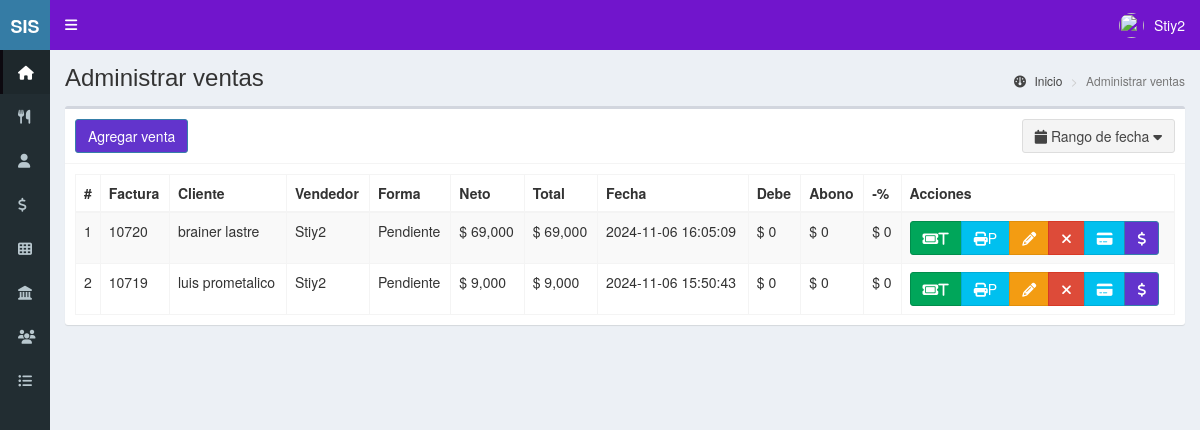
/ventas (signed in), run on the app's committed database.
### tables this page shows
CREATE TABLE `ventas` (
  `id` int(11) NOT NULL,
  `codigo` int(11) NOT NULL,
  `id_cliente` int(11) NOT NULL,
  `id_vendedor` int(11) NOT NULL,
  `productos` text NOT NULL,
  `impuesto` float NOT NULL,
  `neto` float NOT NULL,
  `total` float NOT NULL,
  `metodo_pago` text NOT NULL,
  `fecha` timestamp NOT NULL DEFAULT current_timestamp(),
  `saldo_pendiente` decimal(10,2) DEFAULT 0.00,
  `monto_abonado` decimal(10,2) DEFAULT 0.00,
  `descuento` int(50) DEFAULT NULL,
  `idmesa` int(50) DEFAULT NULL
);

CREATE TABLE `clientes` (
  `id` int(11) NOT NULL,
  `nombre` text NOT NULL,
  `documento` int(11) NOT NULL,
  `email` text NOT NULL,
  `telefono` text NOT NULL,
  `direccion` text NOT NULL,
  `fecha_nacimiento` date NOT NULL,
  `compras` int(11) NOT NULL,
  `ultima_compra` datetime NOT NULL,
  `fecha` timestamp NOT NULL DEFAULT current_timestamp() ON UPDATE current_timestamp()
);

CREATE TABLE `usuarios` (
  `id` int(11) NOT NULL,
  `nombre` text NOT NULL,
  `usuario` text NOT NULL,
  `password` text NOT NULL,
  `perfil` text NOT NULL,
  `foto` text NOT NULL,
  `estado` int(11) NOT NULL,
  `ultimo_login` datetime NOT NULL,
  `fecha` timestamp NOT NULL DEFAULT current_timestamp() ON UPDATE current_timestamp()
);

### controladores/plantilla.controlador.php (called while the page is built)
<?php
class ControladorPlantilla{
	static public function ctrPlantilla(){
		include "vistas/plantilla.php";
	}
}

### index.php (called while the page is built, shortened)
<?php
require_once "controladores/plantilla.controlador.php";
require_once "controladores/usuarios.controlador.php";
require_once "controladores/clientes.controlador.php";
require_once "controladores/ventas.controlador.php";
require_once "modelos/usuarios.modelo.php";
require_once "modelos/clientes.modelo.php";
require_once "modelos/ventas.modelo.php";
$plantilla = new ControladorPlantilla();
$plantilla->ctrPlantilla();

### controladores/ventas.controlador.php (called while the page is built, shortened)
<?php
class ControladorVentas{
	static public function ctrRangoFechasVentas($fechaInicial, $fechaFinal){
		$tabla = "ventas";
		$respuesta = ModeloVentas::mdlRangoFechasVentas($tabla, $fechaInicial, $fechaFinal);
		return $respuesta;
	}
}

### modelos/conexion.php (called while the page is built)
<?php
class Conexion{
	static public function conectar(){
		$link = new PDO("mysql:host=localhost;dbname=sis_restaurant",
			            "root",
			            "");
		$link->exec("set names utf8");
		return $link;
	}
}

### modelos/ventas.modelo.php (called while the page is built, shortened)
<?php
require_once "conexion.php";
class ModeloVentas{
	static public function mdlRangoFechasVentas($tabla, $fechaInicial, $fechaFinal){
		if($fechaInicial == null){
			$stmt = Conexion::conectar()->prepare("SELECT * FROM $tabla WHERE DATE(fecha) = CURRENT_DATE() ORDER BY id DESC");
			$stmt -> execute();
			return $stmt -> fetchAll();
		}else if($fechaInicial == $fechaFinal){
			$fechaInicial .= ' 00:00:01';
            $fechaFinal .= ' 23:59:59';
			$stmt = Conexion::conectar()->prepare("SELECT * FROM $tabla WHERE fecha BETWEEN :fechaInicial AND :fechaFinal");
			$stmt->bindParam(":fechaInicial", $fechaInicial, PDO::PARAM_STR);
			$stmt->bindParam(":fechaFinal", $fechaFinal, PDO::PARAM_STR);
			$stmt -> execute();
			return $stmt -> fetchAll();
		}
	}
}

### controladores/clientes.controlador.php (called while the page is built, shortened)
<?php
class ControladorClientes{
	static public function ctrMostrarClientes($item, $valor){
		$tabla = "clientes";
		$respuesta = ModeloClientes::mdlMostrarClientes($tabla, $item, $valor);
		return $respuesta;
	}
}

### modelos/clientes.modelo.php (called while the page is built, shortened)
<?php
require_once "conexion.php";
class ModeloClientes{
	static public function mdlMostrarClientes($tabla, $item, $valor){
		if($item != null){
			$stmt = Conexion::conectar()->prepare("SELECT * FROM $tabla WHERE $item = :$item");
			$stmt -> bindParam(":".$item, $valor, PDO::PARAM_STR);
			$stmt -> execute();
			return $stmt -> fetch();
		}else{
			$stmt = Conexion::conectar()->prepare("SELECT * FROM $tabla");
			$stmt -> execute();
			return $stmt -> fetchAll();
		}
	}
}

### controladores/usuarios.controlador.php (called while the page is built, shortened)
<?php
class ControladorUsuarios{
	static public function ctrMostrarUsuarios($item, $valor){
		$tabla = "usuarios";
		$respuesta = ModeloUsuarios::MdlMostrarUsuarios($tabla, $item, $valor);
		return $respuesta;
	}
}

### modelos/usuarios.modelo.php (called while the page is built, shortened)
<?php
require_once "conexion.php";
class ModeloUsuarios{
	static public function mdlMostrarUsuarios($tabla, $item, $valor){
		if($item != null){
			$stmt = Conexion::conectar()->prepare("SELECT * FROM $tabla WHERE $item = :$item");
			$stmt -> bindParam(":".$item, $valor, PDO::PARAM_STR);
			$stmt -> execute();
			return $stmt -> fetch();
		}else{
			$stmt = Conexion::conectar()->prepare("SELECT * FROM $tabla");
			$stmt -> execute();
			return $stmt -> fetchAll();
		}
	}
}

### vistas/modulos/ventas.php (the view, shortened to what this page needs)
<div class="content-wrapper">
  <section class="content-header">
    <h1>
      Administrar ventas
    </h1>
    <ol class="breadcrumb">
      <li><a href="inicio"><i class="fa fa-dashboard"></i> Inicio</a></li>
      <li class="active">Administrar ventas</li>
    </ol>
  </section>
  <section class="content">
    <div class="box">
      <div class="box-header with-border">
        <a href="crear-venta">
          <button class="btn btn-primary">
            Agregar venta
          </button>
        </a>
         <button type="button" class="btn btn-default pull-right" id="daterange-btn">
            <span>
              <i class="fa fa-calendar"></i>
              <?php
                if(isset($_GET["fechaInicial"])){
                  echo $_GET["fechaInicial"]." - ".$_GET["fechaFinal"];
                }else{
                  echo 'Rango de fecha';
                }
              ?>
            </span>
            <i class="fa fa-caret-down"></i>
         </button>
      </div>
      <div class="box-body">
       <table class="table table-bordered table-striped dt-responsive tablas" width="100%">
        <thead>
         <tr>
           <th style="width:10px">#</th>
           <th>Factura</th>
           <th>Cliente</th>
           <th>Vendedor</th>
           <th>Forma</th>
           <th>Neto</th>
           <th>Total</th>
           <th>Fecha</th>
           <th>Debe</th>
           <th>Abono</th>
           <th>-%</th>
           <th>Acciones</th>
         </tr>
        </thead>
        <tbody>
        <?php
          if(isset($_GET["fechaInicial"])){
            $fechaInicial = $_GET["fechaInicial"];
            $fechaFinal = $_GET["fechaFinal"];
          }else{
            $fechaInicial = null;
            $fechaFinal = null;
          }
          $respuesta = ControladorVentas::ctrRangoFechasVentas($fechaInicial, $fechaFinal);
          foreach ($respuesta as $key => $value) {
           echo '<tr>
                  <td>'.($key+1).'</td>
                  <td>'.$value["codigo"].'</td>';
                  $itemCliente = "id";
                  $valorCliente = $value["id_cliente"];
                  $respuestaCliente = ControladorClientes::ctrMostrarClientes($itemCliente, $valorCliente);
                  echo '<td>'.$respuestaCliente["nombre"].'</td>';
                  $itemUsuario = "id";
                  $valorUsuario = $value["id_vendedor"];
                  $respuestaUsuario = ControladorUsuarios::ctrMostrarUsuarios($itemUsuario, $valorUsuario);
                  echo '<td>'.$respuestaUsuario["nombre"].'</td>
                  <td>'.$value["metodo_pago"].'</td>
                  <td>$ '.number_format($value["neto"]).'</td>
                  <td>$ '.number_format($value["total"]).'</td>
                  <td>'.$value["fecha"].'</td>
                  <td>$ '.number_format($value["saldo_pendiente"]).'</td>
                  <td>$ '.number_format($value["monto_abonado"]).'</td>
                  <td>$ '.number_format($value["descuento"]).'</td>
                  <td>
                    <div class="btn-group">
                      <button class="btn btn-success btnImprimirTicket" codigoVenta="'.$value["codigo"].'">
                        <i class="fa fa-ticket">T</i>
                      </button>
                      <button class="btn btn-info btnImprimirFactura" codigoVenta="'.$value["codigo"].'">
                        <i class="fa fa-print"></i>P
                      </button>';
                      if($_SESSION["perfil"] == "Administrador"){
                      echo '
                      <button class="btn btn-warning btnEditarVenta" idVenta="'.$value["id"].'"><i class="fa fa-pencil"></i></button>
                      <button class="btn btn-danger btnEliminarVenta" idVenta="'.$value["id"].'"><i class="fa fa-times"></i></button>
                      <button class="btn btn-info btnabonarcredito" data-toggle="modal" data-target="#modalAbonar" idVenta="'.$value["id"].'"><i class="fa fa-credit-card"></i></button>
                      <button class="btn btn-primary btnpagarcredito" idVenta="'.$value["id"].'"><i class="fa fa-usd"></i></button>';
                    }
                    echo '</div>
                  </td>
                </tr>';
            }
        ?>
        </tbody>
       </table>
      </div>
    </div>
  </section>
</div>

### vistas/plantilla.php (shortened to what this page needs)
<!DOCTYPE html>
<html>
<head>
  <link href="https://cdn.jsdelivr.net/npm/select2@4.1.0-rc.0/dist/css/select2.min.css" rel="stylesheet" />
  <link rel="stylesheet" href="vistas/bower_components/bootstrap/dist/css/bootstrap.min.css">
  <link rel="stylesheet" href="vistas/bower_components/font-awesome/css/all.min.css">
  <link rel="stylesheet" href="vistas/bower_components/Ionicons/css/ionicons.min.css">
  <link rel="stylesheet" href="vistas/dist/css/AdminLTE.css">
  <link rel="stylesheet" href="vistas/dist/css/skins/_all-skins.min.css">
  <link rel="stylesheet" href="vistas/bower_components/datatables.net-bs/css/dataTables.bootstrap.min.css">
  <link rel="stylesheet" href="vistas/bower_components/datatables.net-bs/css/responsive.bootstrap.min.css">
  <link rel="stylesheet" href="vistas/plugins/iCheck/all.css">
  <link rel="stylesheet" href="vistas/bower_components/bootstrap-daterangepicker/daterangepicker.css">
  <link rel="stylesheet" href="vistas/bower_components/morris.js/morris.css">
</head>
<body class="hold-transition skin-blue sidebar-collapse sidebar-mini login-page">
  <?php
  if(isset($_SESSION["iniciarSesion"]) && $_SESSION["iniciarSesion"] == "ok"){
   echo '<div class="wrapper">';
    include "modulos/cabezote.php";
    include "modulos/menu.php";
    if(isset($_GET["ruta"])){
      if($_GET["ruta"] == "inicio" ||
         $_GET["ruta"] == "mesas" ||
         $_GET["ruta"] == "usuarios" ||
         $_GET["ruta"] == "categorias" ||
         $_GET["ruta"] == "productos" ||
         $_GET["ruta"] == "gastos" ||
         $_GET["ruta"] == "productos-red" ||
         $_GET["ruta"] == "clientes" ||
         $_GET["ruta"] == "ventas" ||
         $_GET["ruta"] == "crear-venta" ||
         $_GET["ruta"] == "editar-venta" ||
         $_GET["ruta"] == "reportes" ||
         $_GET["ruta"] == "ventas-credito" ||
         $_GET["ruta"] == "salir"){
        include "modulos/".$_GET["ruta"].".php";
      }else{
        include "modulos/404.php";
      }
    }else{
      include "modulos/inicio.php";
    }
    echo '</div>';
  }else{
    include "modulos/login.php";
  }
  ?>
</body>
</html>

### vistas/modulos/cabezote.php (shortened to what this page needs)
<header class="main-header">
   <a href="#" class="logo">
     <span class="logo-mini"><b>SIS</b> ISANIS</span>
   </a>
<nav class="navbar navbar-static-top" role="navigation">
 	<a href="#" class="sidebar-toggle" data-toggle="push-menu" role="button">
     	</a>
	<div class="navbar-custom-menu">
		<ul class="nav navbar-nav">
			<li class="dropdown user user-menu">
				<a href="#" class="dropdown-toggle" data-toggle="dropdown">
				<?php
				if($_SESSION["foto"] != ""){
					echo '<img src="'.$_SESSION["foto"].'" class="user-image">';
				}else{
					echo '<img src="vistas/img/usuarios/default/anonymous.png" class="user-image">';
				}
				?>
					<span class="hidden-xs"><?php  echo $_SESSION["nombre"]; ?></span>
				</a>
			</li>
		</ul>
	</div>
</nav>
</header>

### vistas/modulos/menu.php (shortened to what this page needs)
<aside class="main-sidebar">
	 <section class="sidebar">
		<ul class="sidebar-menu">
		<?php
		if($_SESSION["perfil"] == "Administrador"){
			echo '<li class="active">
				<a href="inicio">
					<i class="fa fa-home"></i>
					<span>Inicio</span>
				</a>
			</li>
			<li>
				<a href="mesas">
					<i class="fa fa-cutlery"></i>
					<span>Mesas</span>
				</a>
			</li>
			<li>
				<a href="usuarios">
					<i class="fa fa-user"></i>
					<span>Usuarios</span>
				</a>
			</li>
			<li>
				<a href="gastos">
					<i class="fa fa-usd"></i>
					<span>Gastos</span>
				</a>
			</li>';
		}
		if($_SESSION["perfil"] == "Administrador" || $_SESSION["perfil"] == "Especial"){
			echo '<li>
				<a href="categorias">
					<i class="fa fa-th"></i>
					<span>Categorías</span>
				</a>
			</li>
			<li>
				<a href="productos">
					<i class="fa-solid fa-landmark"></i>
					<span>Productos</span>
				</a>
			</li>';
		}
		if($_SESSION["perfil"] == "Administrador" || $_SESSION["perfil"] == "Vendedor" || $_SESSION["perfil"] == "Especial"){
			echo '<li>
				<a href="clientes">
					<i class="fa fa-users"></i>
					<span>Clientes</span>
				</a>
			</li>';
		}
		if($_SESSION["perfil"] == "Administrador" || $_SESSION["perfil"] == "Vendedor" || $_SESSION["perfil"] == "Especial"){
			echo '<li class="treeview">
				<a href="#">
					<i class="fa fa-list-ul"></i>
					<span>Ventas</span>
					<span class="pull-right-container">
						<i class="fa fa-angle-left pull-right"></i>
					</span>
				</a>
				<ul class="treeview-menu">
					<li>
						<a href="ventas">
							<i class="fa-solid fa-chart-line"></i>
							<span>Administrar ventas</span>
						</a>
					</li>
					<li>
						<a href="crear-venta">
							<i class="fa-solid fa-money-bill"></i>
							<span>Crear venta</span>
						</a>
					</li>';
				echo '</ul>
			</li>';
		}
		?>
		</ul>
	 </section>
</aside>

### data on the page
ventas: codigo "10720", id_cliente.nombre "brainer lastre", usuarios.nombre "Stiy2", metodo_pago "Pendiente", neto "69,000", total "69,000", fecha "2024-11-06 16:05:09", saldo_pendiente "0", monto_abonado "0", descuento "0"
ventas: codigo "10719", id_cliente.nombre "luis prometalico", usuarios.nombre "Stiy2", metodo_pago "Pendiente", neto "9,000", total "9,000", fecha "2024-11-06 15:50:43", saldo_pendiente "0", monto_abonado "0", descuento "0"

### other printed values
$_SESSION["nombre"] "Stiy2"
